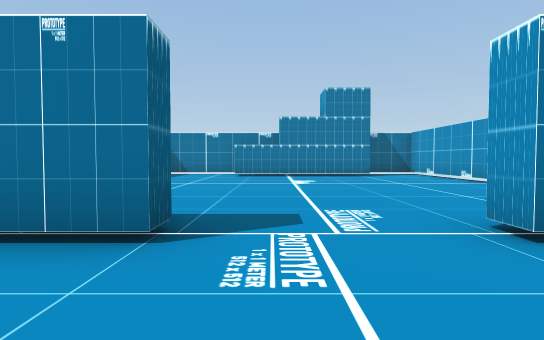
view 1 (above)

16 first-person views from a walk through a scene from a Unity 3-D project. The camera is 1.2 m above the floor, tilts 2° down and sees 80° across. The floor is counted in squares, 2 m on a side. Each view is taken from the middle of a square. On the plan, view 1 faces up. The plan holds only what a view shows up to about 10 squares ahead; the rest is blank. Some animated figures are not drawn. Some surface patterns are stand-ins.

view 2
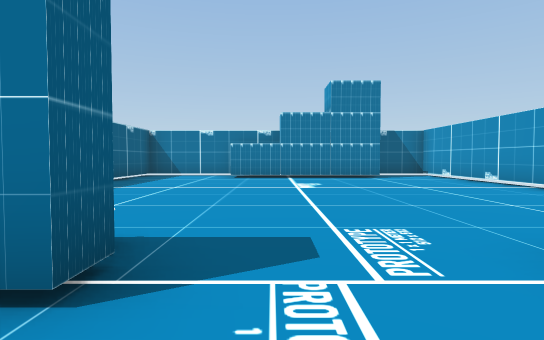

view 3
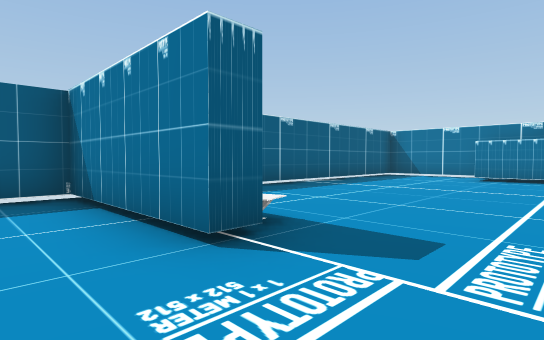

view 4
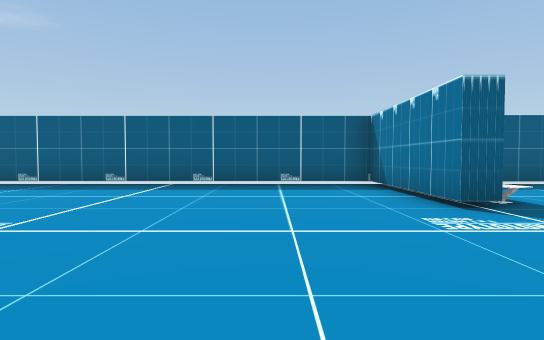

view 5
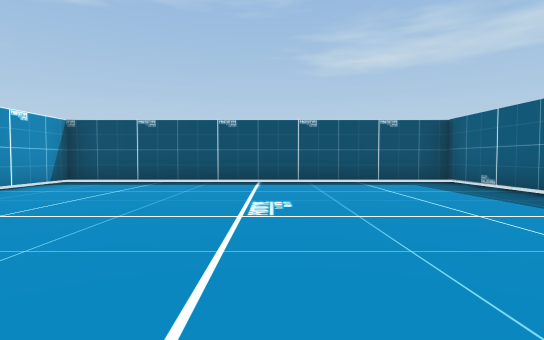

view 6
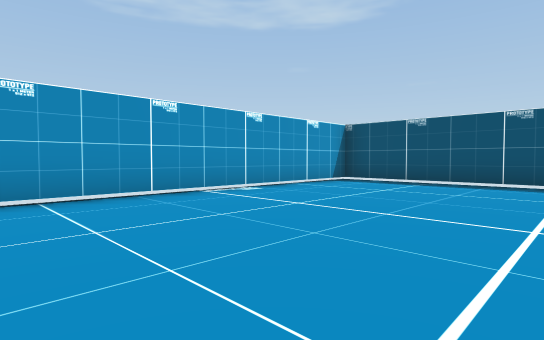

view 7
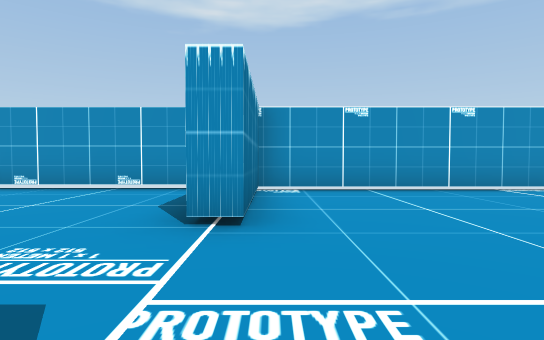

view 8
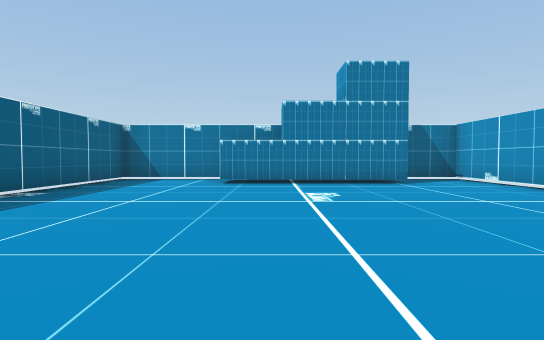

view 9
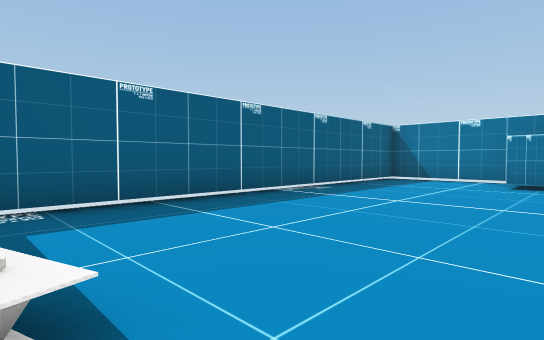

view 10
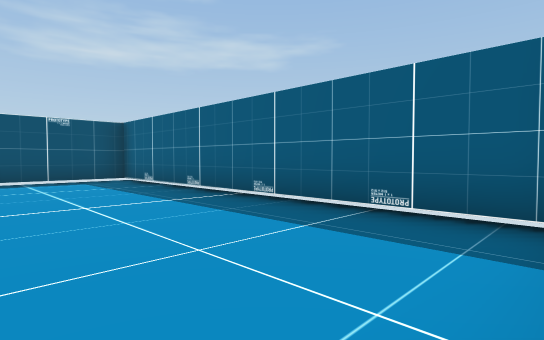

view 11
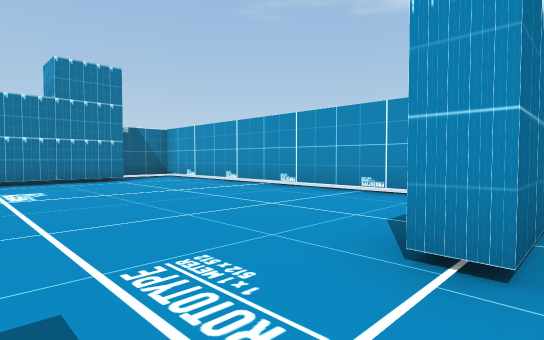

view 12
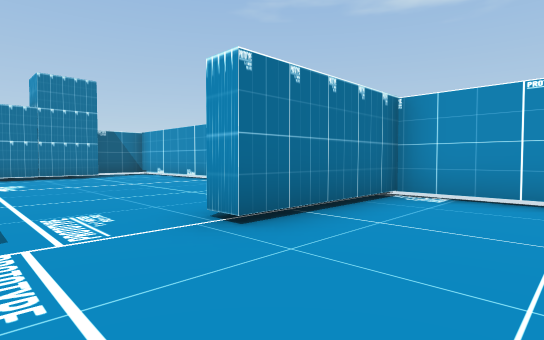

view 13
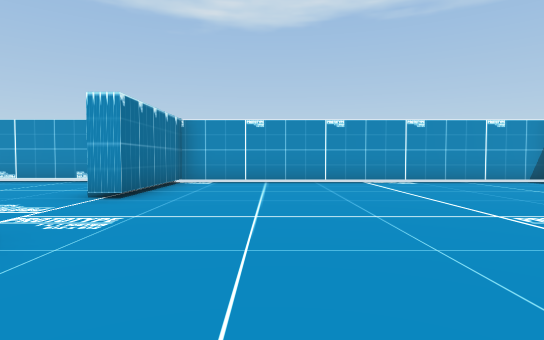

view 14
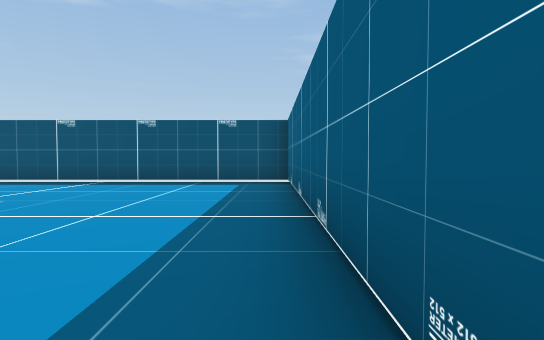

view 15
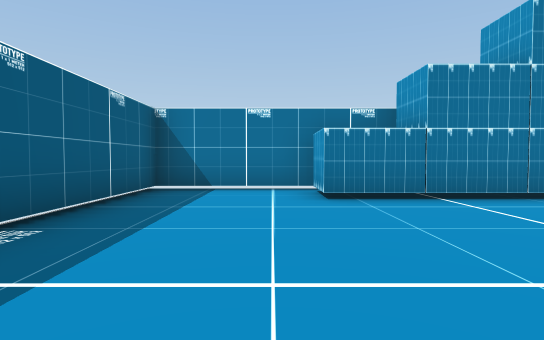

view 16
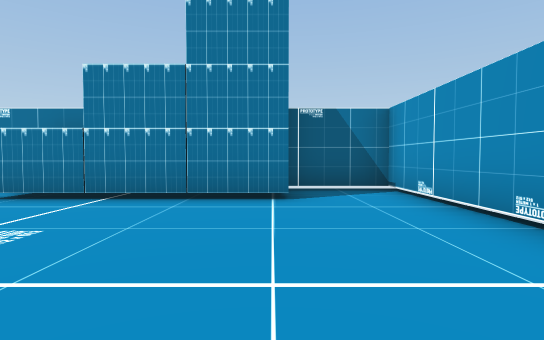

### Floor plan
Points are (right, up) in squares from view 1. A wall is a line through its corners. A room is listed if a view was taken in it or the views show most of it. See-through windows are left out.
Room 1 (views 1, 2, 3, 4, 5, 6, 7, 10, 11, 12, 13, 14)
walls: (-0.9, 2.2) (-4.4, 2.2) (-4.4, -7.1) (5.1, -7.1) (5.1, 2.2) (1.8, 2.2)
ways out: opening at (0.5, 3) to room 2
Room 2 (views 8, 9, 15, 16)
walls: (-0.9, 2.9) (-0.9, 2.2); (3.2, 10.7) (-1.2, 10.7) (-1.2, 11.9); (1.8, 2.2) (1.8, 2.7); (-1.1, 12.3) (-4.4, 12.3) (-4.4, 3.2); (5.1, 3.6) (5.1, 12.2); (5.4, 12.3) (3.3, 12.3)
ways out: opening at (0.5, 3) to room 1

Where each view was taken, in squares from view 1:
view 1: 0 up, 0 right, facing up
view 2: 1 up, 0 right, facing up
view 3: 1 up, 1 right, facing up-left
view 4: 0 up, 3 right, facing left
view 5: 1 up, 0 right, facing down
view 6: 1 up, 0 right, facing down-right
view 7: 2 up, 1 left, facing right
view 8: 3 up, 0 right, facing up
view 9: 3 up, 0 right, facing up-left
view 10: 2 up, 1 left, facing down-left
view 11: 2 up, 0 right, facing up-right
view 12: 0 up, 0 right, facing up-right
view 13: 0 up, 3 left, facing right
view 14: 1 up, 4 left, facing down
view 15: 6 up, 2 left, facing up
view 16: 6 up, 3 right, facing up
